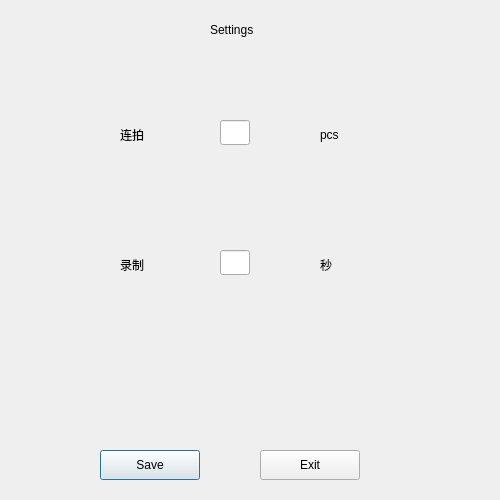
<?xml version="1.0" encoding="UTF-8"?>
<ui version="4.0">
 <class>setting</class>
 <widget class="QDialog" name="setting">
  <property name="geometry">
   <rect>
    <x>0</x>
    <y>0</y>
    <width>500</width>
    <height>500</height>
   </rect>
  </property>
  <property name="windowTitle">
   <string>Dialog</string>
  </property>
  <widget class="QLabel" name="label_2">
   <property name="geometry">
    <rect>
     <x>210</x>
     <y>20</y>
     <width>61</width>
     <height>20</height>
    </rect>
   </property>
   <property name="text">
    <string>Settings</string>
   </property>
  </widget>
  <widget class="QPushButton" name="saveButton">
   <property name="geometry">
    <rect>
     <x>100</x>
     <y>450</y>
     <width>100</width>
     <height>30</height>
    </rect>
   </property>
   <property name="text">
    <string>Save</string>
   </property>
  </widget>
  <widget class="QPushButton" name="quitButton">
   <property name="geometry">
    <rect>
     <x>260</x>
     <y>450</y>
     <width>100</width>
     <height>30</height>
    </rect>
   </property>
   <property name="text">
    <string>Exit</string>
   </property>
  </widget>
  <widget class="QLabel" name="label">
   <property name="geometry">
    <rect>
     <x>120</x>
     <y>120</y>
     <width>30</width>
     <height>30</height>
    </rect>
   </property>
   <property name="text">
    <string>连拍</string>
   </property>
  </widget>
  <widget class="QLabel" name="label_3">
   <property name="geometry">
    <rect>
     <x>120</x>
     <y>250</y>
     <width>30</width>
     <height>30</height>
    </rect>
   </property>
   <property name="text">
    <string>录制</string>
   </property>
  </widget>
  <widget class="QLineEdit" name="photoLineEdit">
   <property name="geometry">
    <rect>
     <x>220</x>
     <y>120</y>
     <width>30</width>
     <height>25</height>
    </rect>
   </property>
  </widget>
  <widget class="QLineEdit" name="recordLineEdit">
   <property name="geometry">
    <rect>
     <x>220</x>
     <y>250</y>
     <width>30</width>
     <height>25</height>
    </rect>
   </property>
  </widget>
  <widget class="QLabel" name="label_4">
   <property name="geometry">
    <rect>
     <x>320</x>
     <y>120</y>
     <width>30</width>
     <height>30</height>
    </rect>
   </property>
   <property name="text">
    <string>pcs</string>
   </property>
  </widget>
  <widget class="QLabel" name="label_5">
   <property name="geometry">
    <rect>
     <x>320</x>
     <y>250</y>
     <width>30</width>
     <height>30</height>
    </rect>
   </property>
   <property name="text">
    <string>秒</string>
   </property>
  </widget>
 </widget>
 <resources/>
 <connections/>
</ui>
